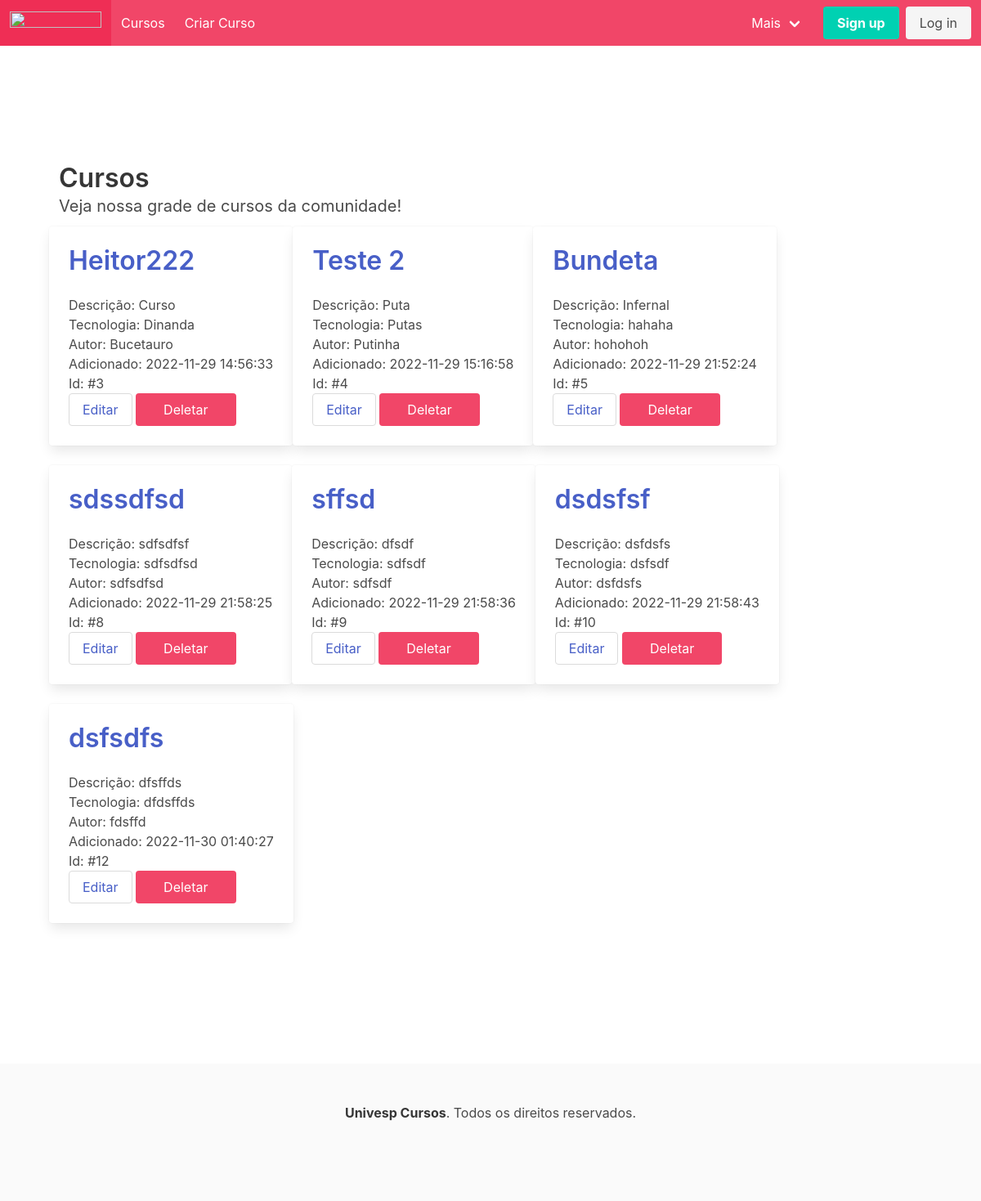
The app's page /courses, older data.
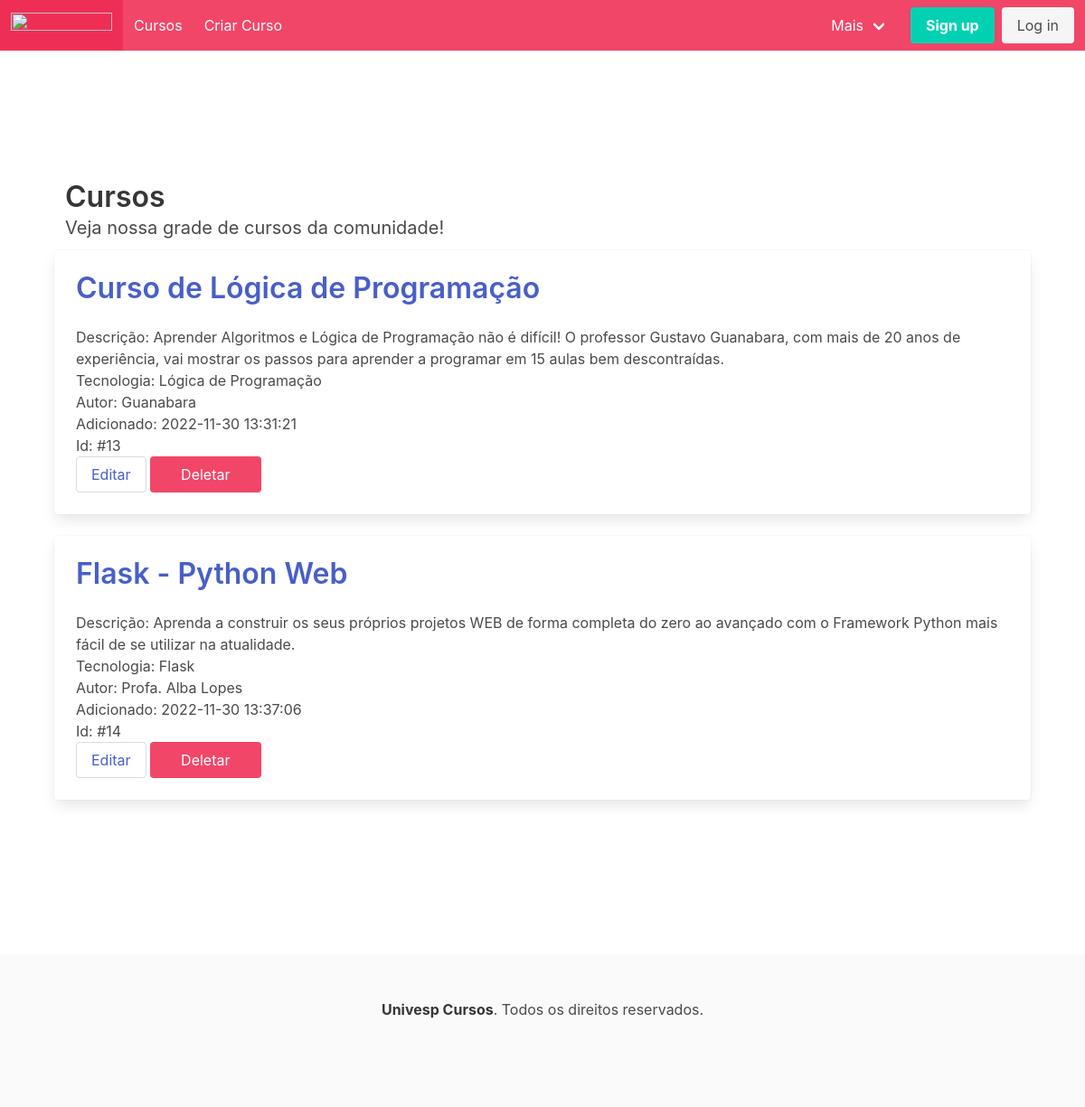
The same page, newer data.
### app.py (models this page shows, shortened)
class Curso(db.Model):
    id = db.Column(db.Integer, primary_key=True)
    nome = db.Column(db.String(100), nullable=False)
    descricao  = db.Column(db.String(100))
    tecnologia  = db.Column(db.String(100), nullable=False)
    criador = db.Column(db.String(100), nullable=False)
    created_at = db.Column(db.DateTime(timezone=True), server_default=func.now())
    ativo = db.Column(db.Boolean, default=True)

### app.py (the view)
@app.route('/courses')
def courses():
    cursos = Curso.query.all()
    return render_template('courses.html', cursos=cursos, titulo='Cursos')

### templates/courses.html (shortened to what this page needs)
{% extends 'base.html' %}
{% block content %}
<head>
</head>
<section class="section is-medium">
        <h1 class="title">Cursos</h1>
        <h2 class="subtitle">
                Veja nossa grade de cursos da comunidade!
        </h2>
<div class='columns is-multiline'>
{% for curso in cursos %}
{% if curso. ativo == True %}
<div class='columns is-multiline'>
        <div class='column is-12'>
          <div class="card">
            <div class="card-content">
        <p class="title" ><a href="{{ url_for('videos', curso_id=curso.id) }}">{{ curso.nome }}</a></p>
        <p>Descrição: {{ curso.descricao }}</p>
        <p>Tecnologia: {{ curso.tecnologia }}</p>
        <p>Autor: {{ curso.criador }}</p>
        <p>Adicionado: {{ curso.created_at }}</p>
        <p>Id: #{{ curso.id }}</p>
        <button class="button"><a href="{{ url_for('editc', curso_id=curso.id) }}">Editar</a></button>
        <button class="button is-danger">
                <form method="POST"
                        action="{{ url_for('deletec', curso_id=curso.id) }}">
                        <input class="button is-danger" type="submit" value="Deletar"
                        onclick="return confirm('Tem certeza que quer deletar este curso?')">
                </form>
        </button>
</div>
</div>
</div>
</div>
{% endif %}
{% endfor %}
</section>
{% endblock %}

Row changes from the older to the newer data that the page shows:
no longer on this page (row edited): Curso: nome "Heitor222", descricao "Curso", tecnologia "Dinanda", criador "Bucetauro", created_at "2022-11-29 14:56:33", id "3"
no longer on this page (row edited): Curso: nome "Teste 2", descricao "Puta", tecnologia "Putas", criador "Putinha", created_at "2022-11-29 15:16:58", id "4"
no longer on this page (row edited): Curso: nome "Bundeta", descricao "Infernal", tecnologia "hahaha", criador "hohohoh", created_at "2022-11-29 21:52:24", id "5"
no longer on this page (row edited): Curso: nome "sdssdfsd", descricao "sdfsdfsf", tecnologia "sdfsdfsd", criador "sdfsdfsd", created_at "2022-11-29 21:58:25", id "8"
no longer on this page (row edited): Curso: nome "sffsd", descricao "dfsdf", tecnologia "sdfsdf", criador "sdfsdf", created_at "2022-11-29 21:58:36", id "9"
no longer on this page (row edited): Curso: nome "dsdsfsf", descricao "dsfdsfs", tecnologia "dsfsdf", criador "dsfdsfs", created_at "2022-11-29 21:58:43", id "10"
no longer on this page (row edited): Curso: nome "dsfsdfs", descricao "dfsffds", tecnologia "dfdsffds", criador "fdsffd", created_at "2022-11-30 01:40:27", id "12"
added Curso: nome "Curso de Lógica de Programação", descricao "Aprender Algoritmos e Lógica de Programação não é difícil! O professor Gustavo Guanabara, com mais de 20 anos de experiência, vai mostrar os passos para aprender a programar em 15 aulas bem descontraídas.", tecnologia "Lógica de Programação", criador "Guanabara", created_at "2022-11-30 13:31:21", id "13"
added Curso: nome "Flask - Python Web", descricao "Aprenda a construir os seus próprios projetos WEB de forma completa do zero ao avançado com o Framework Python mais fácil de se utilizar na atualidade.", tecnologia "Flask", criador "Profa. Alba Lopes", created_at "2022-11-30 13:37:06", id "14"
